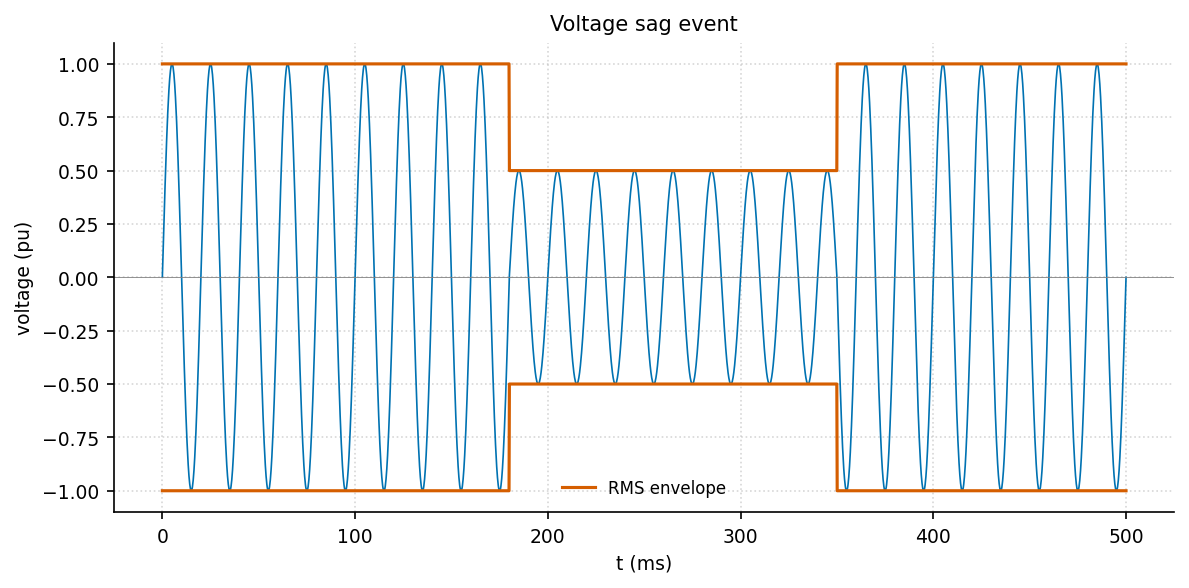

Python code for this plot:
"""voltage_sag: 电压暂降事件（半周期前后包络）."""
import sys, os; sys.path.insert(0, os.path.join(os.path.dirname(os.path.abspath(__file__)), '..', '..', '_utils', 'python'))
import numpy as np
import matplotlib.pyplot as plt
from theme import apply_theme
from palette import cycle

def make_figure(title='Voltage sag event'):
    apply_theme(fig_size=(8, 4))
    f = 50; fs = 5000
    t = np.linspace(0, 0.5, int(0.5*fs))
    env = np.ones_like(t)
    env[(t >= 0.18) & (t < 0.35)] = 0.5
    sig = env * np.sin(2*np.pi*f*t)
    fig, ax = plt.subplots()
    ax.plot(t*1000, sig, color=cycle(0), linewidth=0.8)
    ax.plot(t*1000, env, color=cycle(1), linewidth=1.5, label='RMS envelope')
    ax.plot(t*1000, -env, color=cycle(1), linewidth=1.5)
    ax.axhline(0, color='gray', linewidth=0.4)
    ax.set_xlabel('t (ms)'); ax.set_ylabel('voltage (pu)'); ax.set_title(title)
    ax.legend(); ax.grid(True, linestyle=':', alpha=0.5)
    fig.tight_layout()
    return fig

if __name__ == '__main__':
    fig = make_figure(); fig.savefig(__file__.replace('.py', '.png'), dpi=150)
